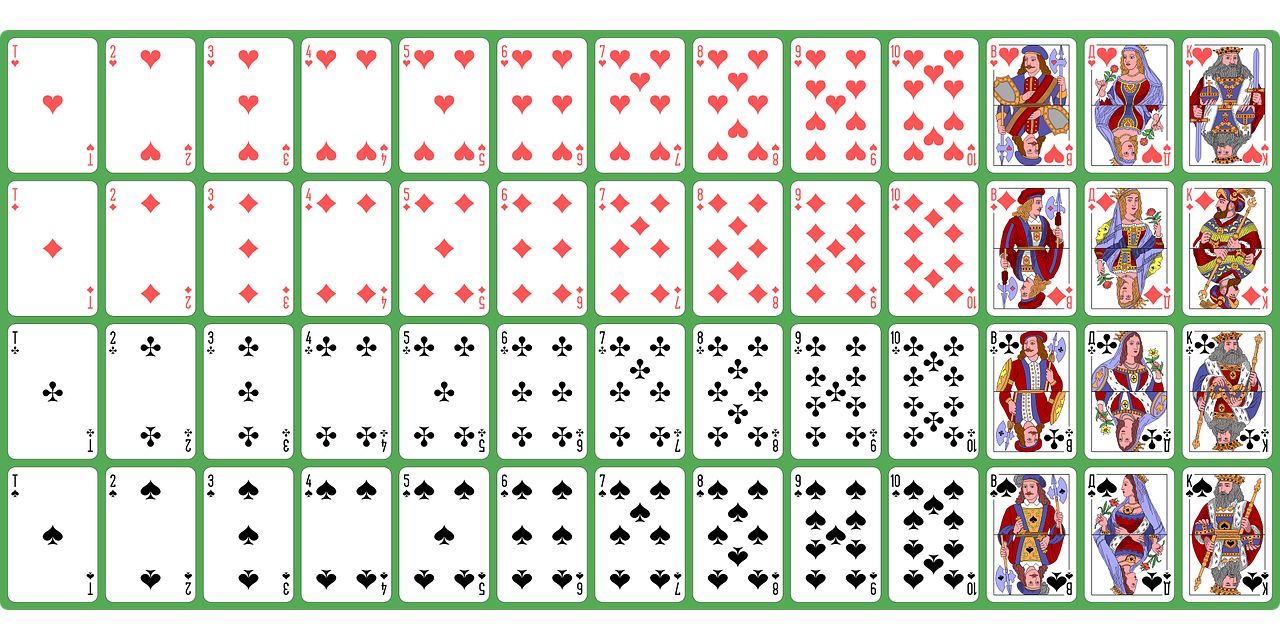
#> input picture pictures/cards.png, 1280 x 640 px
$ python matchs.py
#> lines starting #> are read from the running program, lines starting #| are printed output that depends on the picture; after the words box and inside, x2 and y2 are one past the last pixel; in counts of white or black regions, pixels touching at a corner belong together
import cv2
import numpy as np

def main():
    cards = cv2.imread("cards.png", 0)
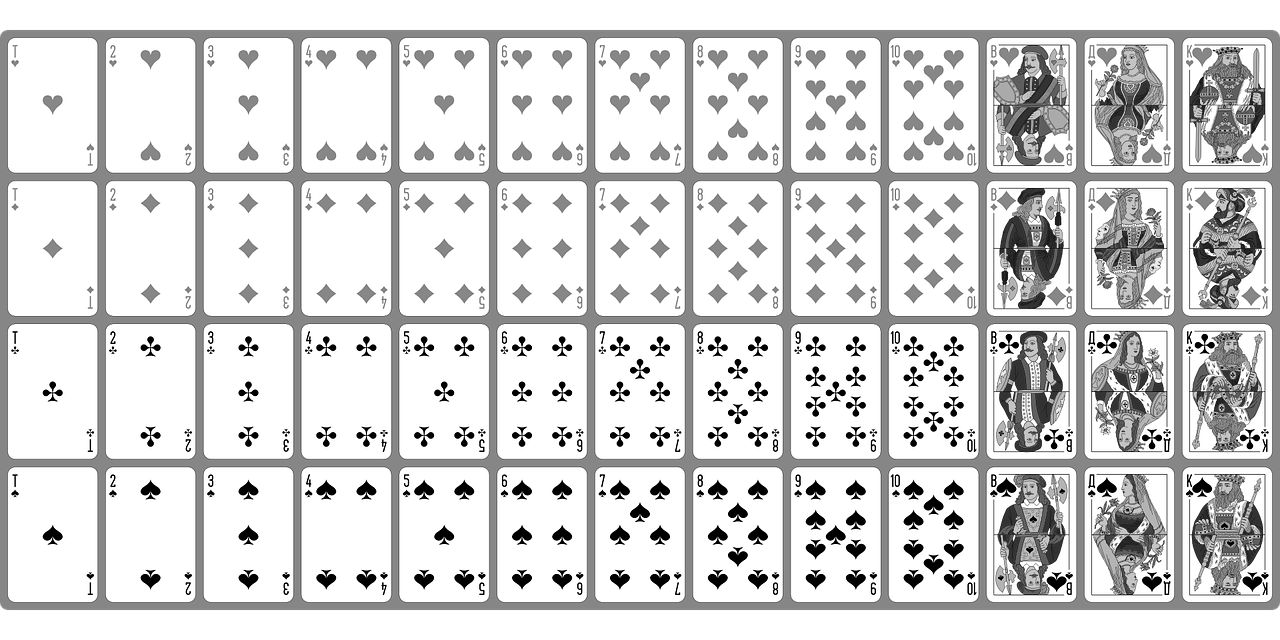
#> cards: shape (640, 1280); min 0, max 255, mean 213.4
    cards_color = cv2.imread("cards.png")
#> cards_color is the input picture: shape (640, 1280, 3); mean B, G, R 204.1, 215.4, 213.6
    temp  = cv2.imread("mark.png", 0)
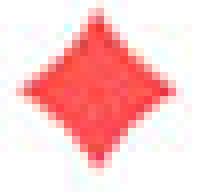
#> input picture pictures/mark.png, 25 x 24 px (shown 8 times larger)
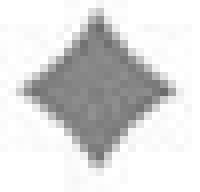
#> temp: shape (24, 25) (shown 8 times larger); min 107, max 255, mean 217.9

    if cards is None or cards_color is None or temp is None:
        print("No pngfile")
        import sys
        sys.exit()

    result = cv2.matchTemplate(cards, temp, cv2.TM_CCOEFF_NORMED)
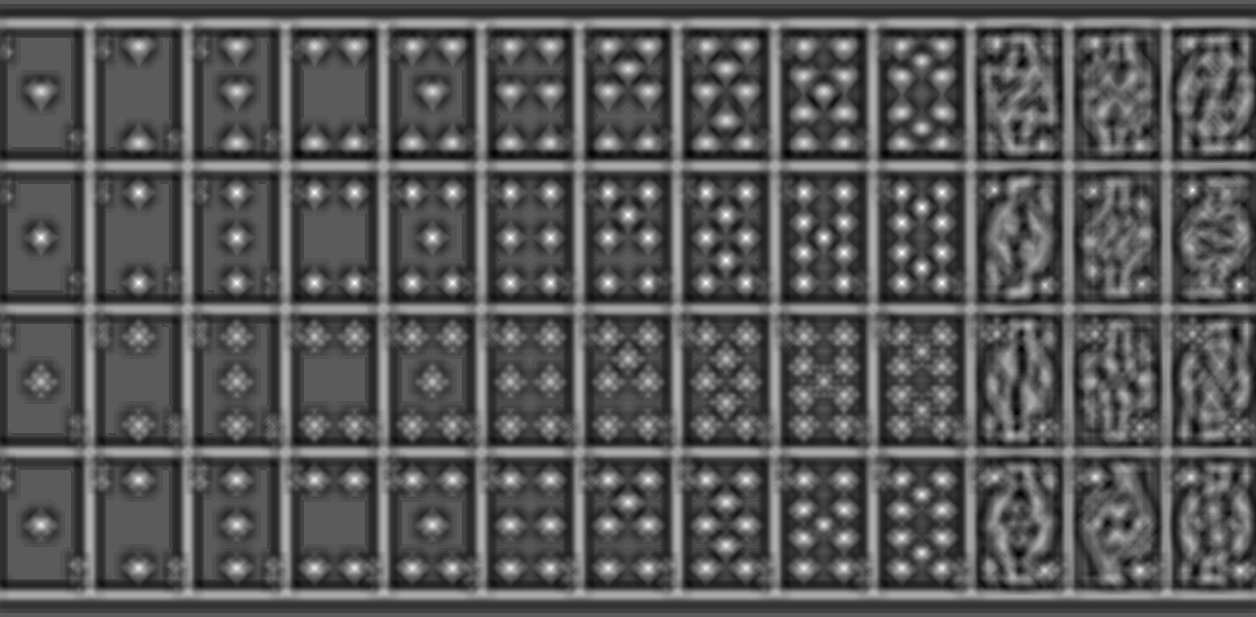
#> result: shape (617, 1256) float32; min -0.554, max 0.991, mean -0.0187; drawn with min black and max white

    threshold = 0.9

    loc = np.where(result >= threshold)
#> loc = 200 positions, rows 189 to 283, columns 40 to 1192

    w, h = temp.shape[::-1]
#> w = 25; h = 24

    for top_left in zip(*loc[::-1]):
        bottom_right = (top_left[0] + w, top_left[1] + h)
        cv2.rectangle(cards_color, top_left, bottom_right, (255, 0, 0), 2)
#> this loop made 200 passes
#> (top_left, bottom_right) on passes 1 to 3: ((1192, 189), (1217, 213)), ((138, 191), (163, 215)), ((236, 191), (261, 215))
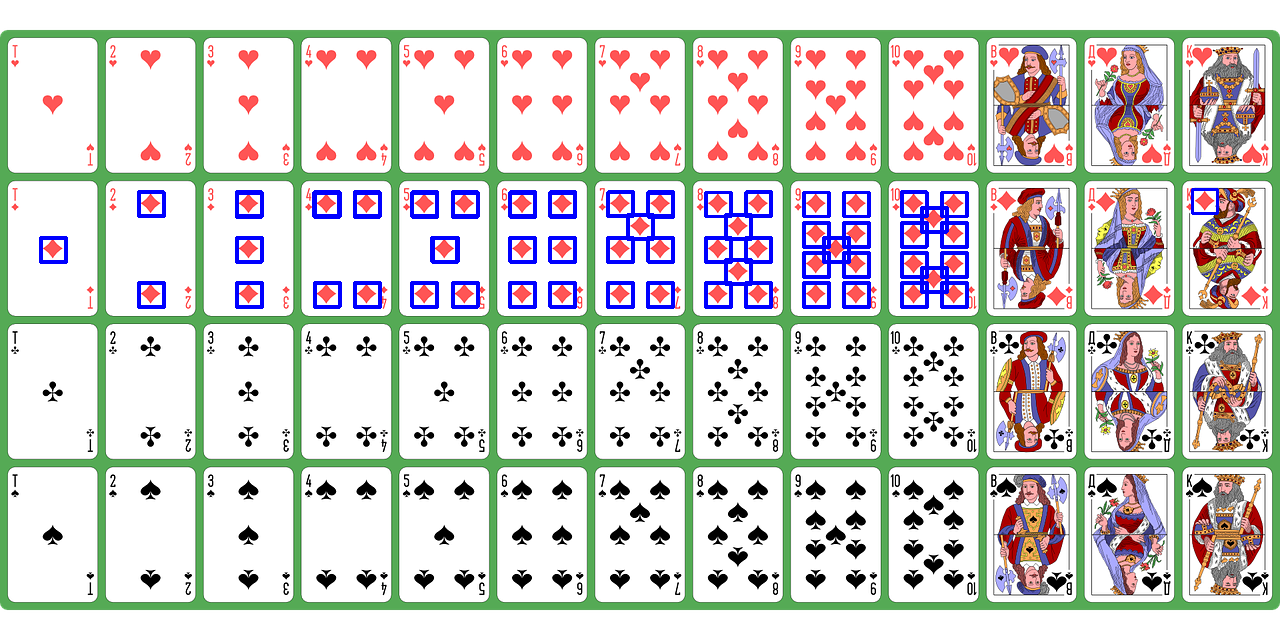
#> cards_color: shape (640, 1280, 3); 2.57% of pixels changed, all inside (x1, y1, x2, y2) = (39, 188, 1219, 309)

    cv2.imshow("result", cards_color)

    cv2.waitKey(0)
    cv2.destroyAllWindows()

if __name__ == "__main__":
    main()
